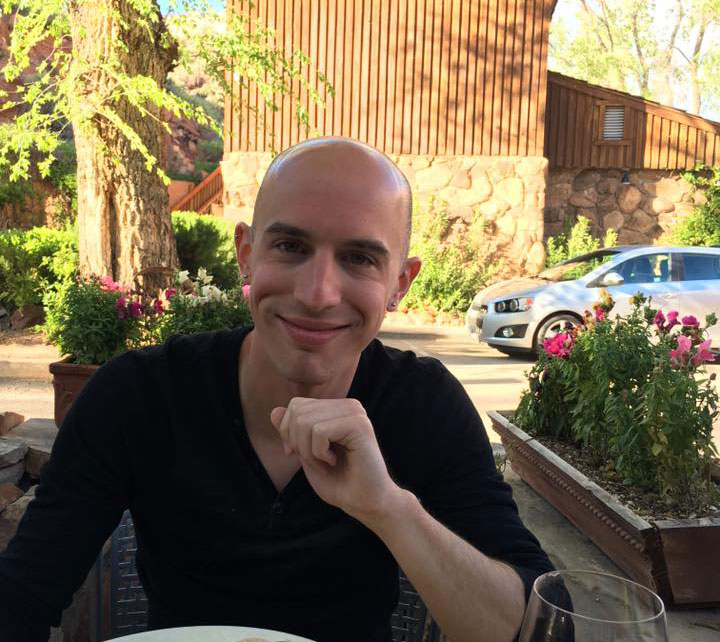
#> input picture example_01.jpg, 720 x 642 px
$ python opencv_tutorial_02.py --image example_01.jpg   (older library calls are emulated)
#> lines starting #> are read from the running program, lines starting #| are printed output that depends on the picture; after the words box and inside, x2 and y2 are one past the last pixel; in counts of white or black regions, pixels touching at a corner belong together
# -*- coding: utf-8 -*-
"""
Created on Mon Aug 13 16:00:29 2018

@author: jwilliams
"""

# import the necessary packages
import argparse
import imutils
import cv2

# construct the argument parser and parse the arguments
ap = argparse.ArgumentParser()
ap.add_argument("-i", "--image", required=True,
	help="path to input image")
args = vars(ap.parse_args())

# load the input image (whose path was supplied via command line
# argument) and display the image to our screen
image = cv2.imread(args["image"])
#> image is the input picture: shape (642, 720, 3); mean B, G, R 80.1, 107.8, 122.6
cv2.imshow("Image", image)
cv2.waitKey(0)

# convert the image to grayscale
gray = cv2.cvtColor(image, cv2.COLOR_BGR2GRAY)
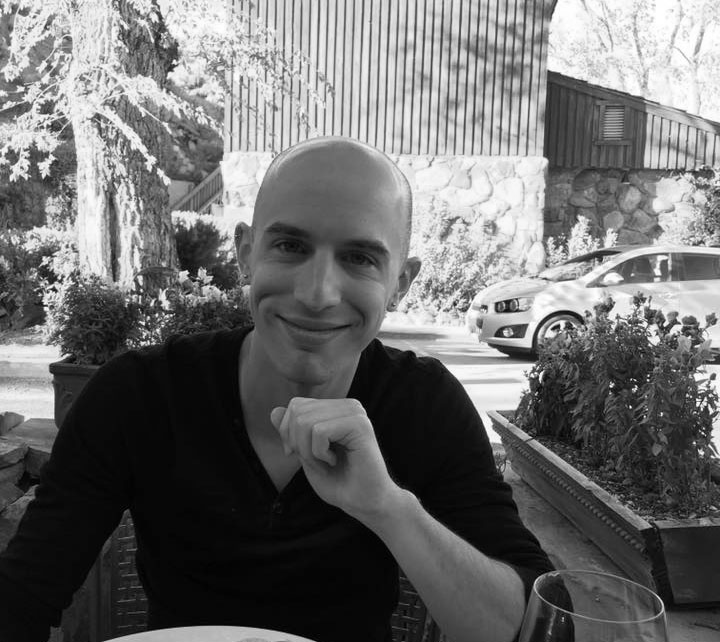
#> gray: shape (642, 720); min 0, max 255, mean 109.1
cv2.imshow("Gray", gray)
cv2.waitKey(0)

# applying edge detection we can find the outlines of objects in
# images
edged = cv2.Canny(gray, 30, 150)
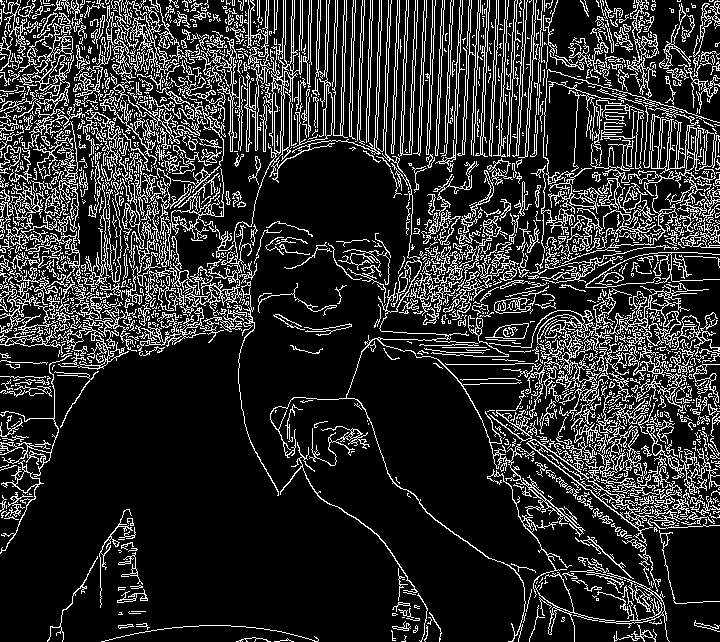
#> edged: shape (642, 720); 17.8% white in thin lines or dots
cv2.imshow("Edged", edged)
cv2.waitKey(0)

# threshold the image by setting all pixel values less than 225
# to 255 (white; foreground) and all pixel values >= 225 to 255
# (black; background), thereby segmenting the image
thresh = cv2.threshold(gray, 225, 255, cv2.THRESH_BINARY_INV)[1]
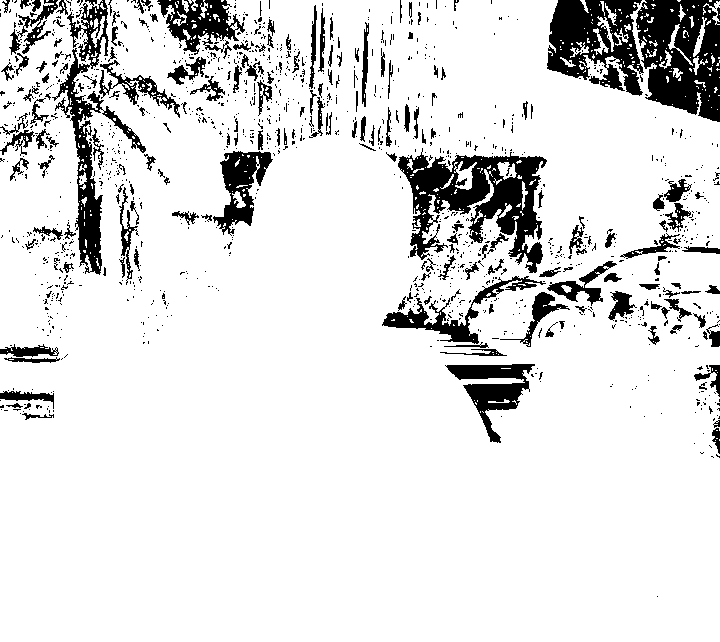
#> thresh: shape (642, 720); 87.9% white; 1247 black regions (1055 under 20 px)
cv2.imshow("Thresh", thresh)
cv2.waitKey(0)


# find contours (i.e., outlines) of the foreground objects in the
# thresholded image
cnts = cv2.findContours(thresh.copy(), cv2.RETR_EXTERNAL,
	cv2.CHAIN_APPROX_SIMPLE)
#> cnts = 199 contours, 177 with area under 20; largest, box (x1, y1, x2, y2) and area: (0, 0, 720, 642) 438760, (693, 17, 707, 57) 133, (597, 16, 614, 52) 109, (668, 24, 693, 66) 108, (91, 16, 105, 48) 102
cnts = cnts[0] if imutils.is_cv2() else cnts[1]
output = image.copy()

# loop over the contours
for c in cnts:
	# draw each contour on the output image with a 3px thick purple
	# outline, then display the output contours one at a time
	cv2.drawContours(output, [c], -1, (240, 0, 159), 3)
	cv2.imshow("Contours", output)
	cv2.waitKey(0)
#> this loop made 199 passes
#> c on passes 1 to 3: [[715, 440]], [[719, 439], [719, 440]], [[716, 438], [717, 438]]
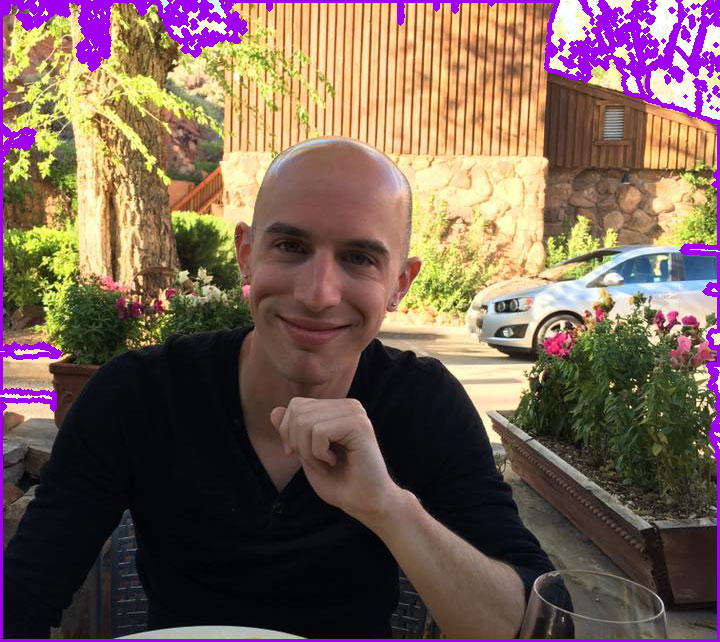
#> output: shape (642, 720, 3); 5.41% of pixels changed, all inside (x1, y1, x2, y2) = (0, 0, 720, 642)

# draw the total number of contours found in purple
text = "I found {} objects!".format(len(cnts))
#> text = 'I found 199 objects!'
cv2.putText(output, text, (10, 25),  cv2.FONT_HERSHEY_SIMPLEX, 0.7,
	(240, 0, 159), 2)
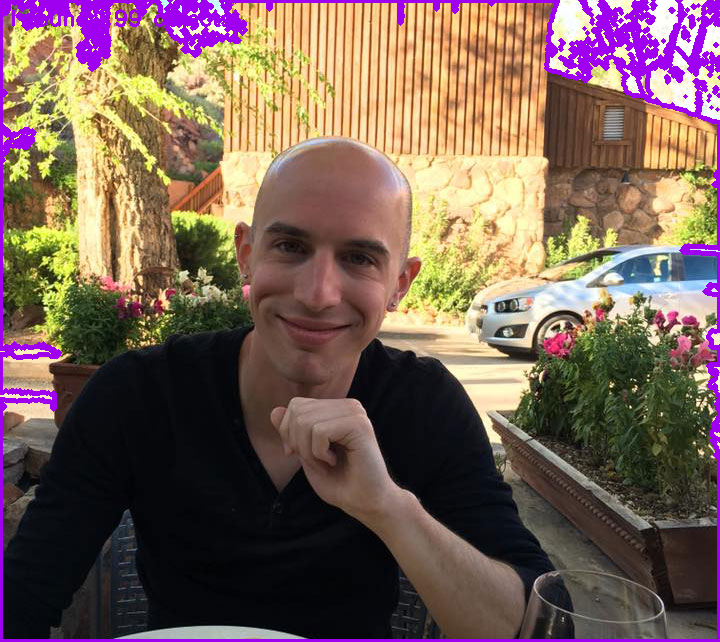
#> output: shape (642, 720, 3); 0.16% of pixels changed, all inside (x1, y1, x2, y2) = (12, 9, 237, 32)
cv2.imshow("Contours", output)
cv2.waitKey(0)

# we apply erosions to reduce the size of foreground objects
mask = thresh.copy()
mask = cv2.erode(mask, None, iterations=5)
#> mask: shape (642, 720); 63.8% white; 25 black regions, largest, box (x1, y1, x2, y2) and area: (0, 0, 720, 448) 138024, (542, 0, 720, 127) 17735, (689, 360, 720, 463) 2611
cv2.imshow("Eroded", mask)
cv2.waitKey(0)

mask = thresh.copy()
mask = cv2.dilate(mask, None, iterations=5)
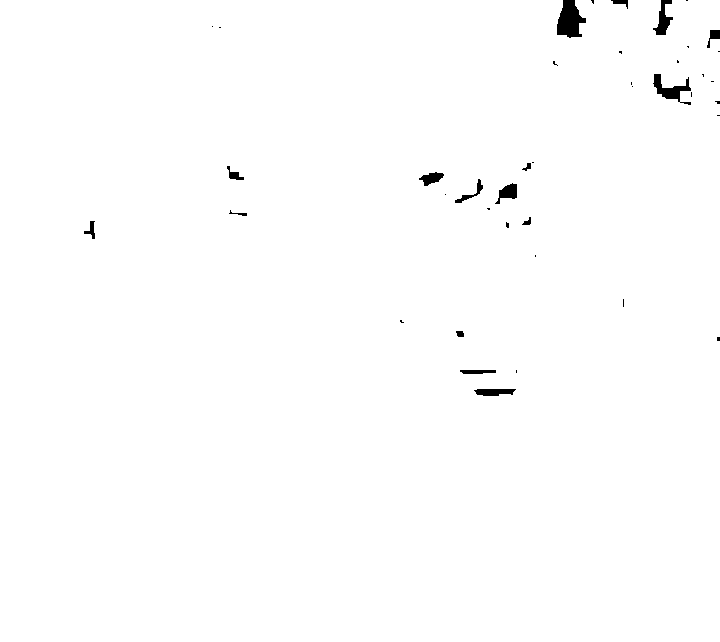
#> mask: shape (642, 720); 99.3% white; 41 black regions (25 under 20 px), largest, box (x1, y1, x2, y2) and area: (557, 0, 586, 38) 722, (653, 74, 691, 105) 437, (653, 0, 673, 35) 319
cv2.imshow("Dilated", mask)
cv2.waitKey(0)

# a typical operation we may want to apply is to take our mask and
# apply a bitwise AND to our input image, keeping only the masked
# regions
mask = thresh.copy()
output = cv2.bitwise_and(image, image, mask=mask)
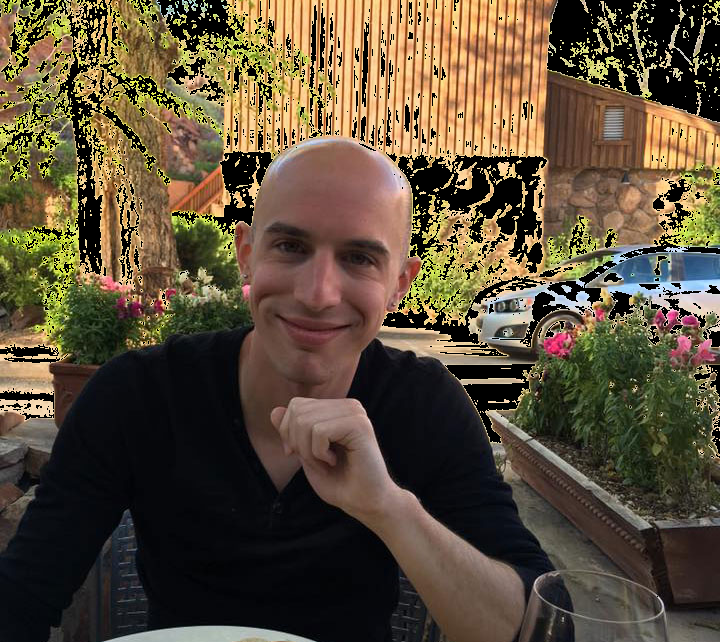
#> output: shape (642, 720, 3); mean B, G, R 57.9, 78.6, 92.4
cv2.imshow("Output", output)
cv2.waitKey(0)

cv2.destroyAllWindows()
